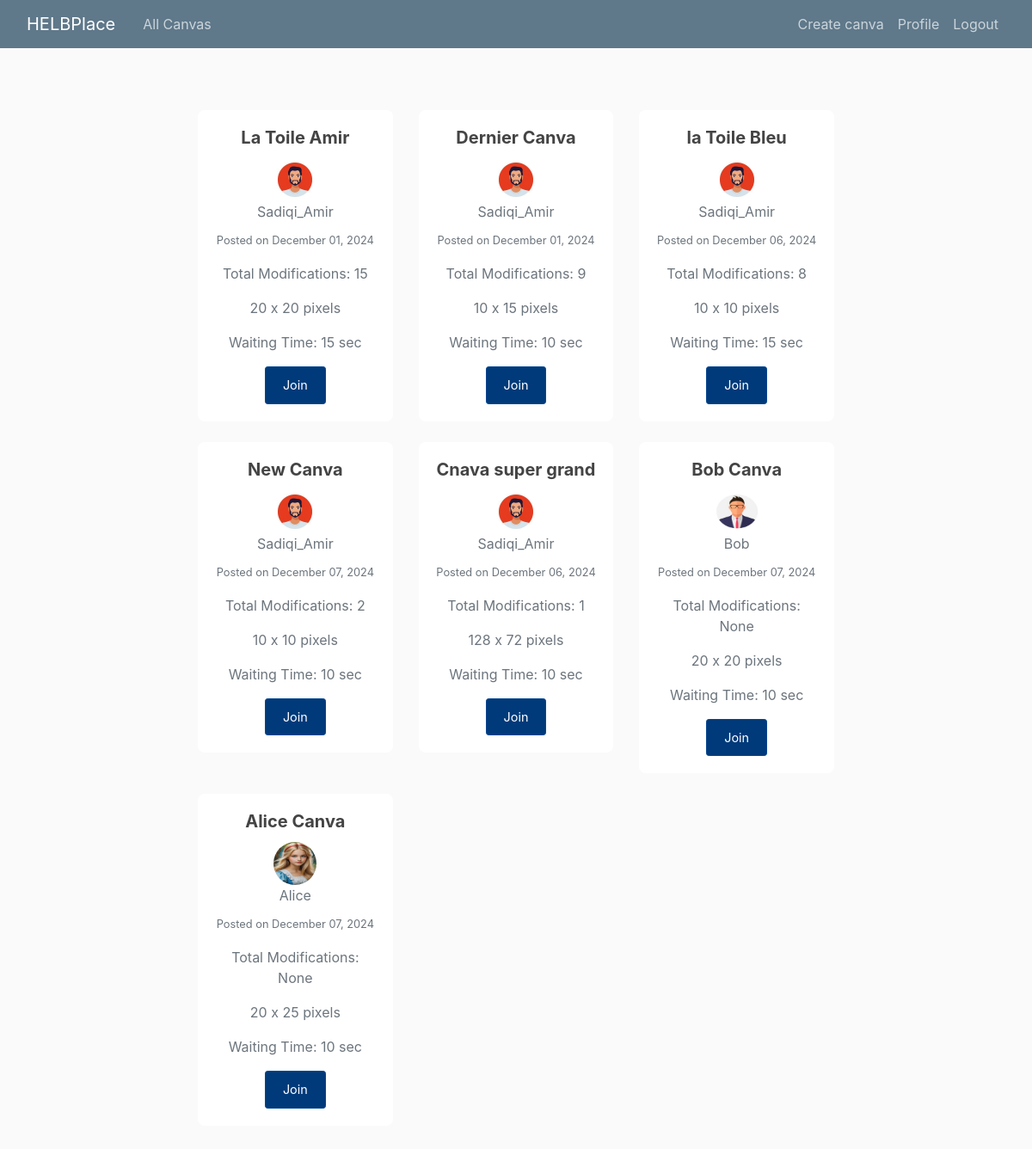
The app's page / (signed in) with its own data.
### blog/models.py (models this page shows, shortened)
class Canva(models.Model):
    title = models.CharField(max_length=100)
    sizeHeight = models.IntegerField()
    sizeWidth = models.IntegerField()
    timer = models.IntegerField()
    date_posted = models.DateTimeField(default=timezone.now)
    author = models.ForeignKey(User, on_delete=models.CASCADE)

### users/models.py (models this page shows, shortened)
class Profile(models.Model):
    user=models.OneToOneField(User, on_delete=models.CASCADE) # one-to-one relationship with User model and oneToOneField is used to delete theprofile when the user is deleted
    image=models.ImageField(default='default.jpg', upload_to='profile_pics') # image field to store profile picture

### blog/views.py (the view)
# urls.py: path('', views.home, name='home'),
def home(request):
    canvases = Canva.objects.annotate(
        total_modifications=Sum('useraction__modification_count')
    ).order_by('-total_modifications')
    return render(request, 'blog/home.html', {'canvases': canvases})

### blog/templates/blog/home.html (shortened to what this page needs)
{% extends "blog/base.html" %}
{% block content %}
<div class="container my-5">
  <div class="row">
    {% for canva in canvases %}
    <div class="col-md-4 mb-4">
      <div class="card shadow-sm">
        <div class="card-body">
          <h5 class="card-title text-center">{{ canva.title }}</h5>
          <div class="text-center mb-2">
            <img class="rounded-circle" src="{{ canva.author.profile.image.url }}" alt="{{ canva.author }}" style="width: 50px; height: 50px;">
            <p class="text-muted mb-0">{{ canva.author }}</p>
          </div>
          <p class="text-muted text-center"><small>Posted on {{ canva.date_posted|date:"F d, Y" }}</small></p>
          <p class="text-center text-muted">Total Modifications: {{ canva.total_modifications }}</p>
          <p class="text-center text-muted">{{ canva.sizeHeight }} x {{ canva.sizeWidth }} pixels</p>
          <p class="text-center text-muted">Waiting Time: {{ canva.timer }} sec</p>
          <div class="d-flex justify-content-center">
            {% if user.is_authenticated %}
              <a href="{% url 'canva-detail' canva.id %}" class="btn btn-primary btn-sm">Join</a>
            {% else %}
              <button class="btn btn-primary btn-sm" disabled>Join</button>
            {% endif %}
          </div>
        </div>
      </div>
    </div>
    {% endfor %}
  </div>
</div>
{% endblock %}

### blog/static/blog/main.css (style rules this page uses)
body { background: #fafafa; color: #333333; margin-top: 5rem; }
h1, h2, h3, h4, h5, h6 { color: #444444; }
.container { max-width: 1200px; }
.btn-primary { background-color: #003a7a; border-color: #034590; font-size: 0.9rem; padding: 10px 20px; }
.card { border: none; border-radius: 8px; transition: transform 0.2s, box-shadow 0.2s; }
.card-title { font-size: 1.25rem; font-weight: bold; }

### records on screen
Canva: title "La Toile Amir", author.profile.image (picture), author "Sadiqi_Amir", date_posted "December 01, 2024", total_modifications "15", sizeHeight "20", sizeWidth "20", timer "15"
Canva: title "Dernier Canva", author.profile.image (picture), author "Sadiqi_Amir", date_posted "December 01, 2024", total_modifications "9", sizeHeight "10", sizeWidth "15", timer "10"
Canva: title "la Toile Bleu", author.profile.image (picture), author "Sadiqi_Amir", date_posted "December 06, 2024", total_modifications "8", sizeHeight "10", sizeWidth "10", timer "15"
Canva: title "New Canva", author.profile.image (picture), author "Sadiqi_Amir", date_posted "December 07, 2024", total_modifications "2", sizeHeight "10", sizeWidth "10", timer "10"
Canva: title "Cnava super grand", author.profile.image (picture), author "Sadiqi_Amir", date_posted "December 06, 2024", total_modifications "1", sizeHeight "128", sizeWidth "72", timer "10"
Canva: title "Bob Canva", author.profile.image (picture), author "Bob", date_posted "December 07, 2024", total_modifications "None", sizeHeight "20", sizeWidth "20", timer "10"
Canva: title "Alice Canva", author.profile.image (picture), author "Alice", date_posted "December 07, 2024", total_modifications "None", sizeHeight "20", sizeWidth "25", timer "10"
